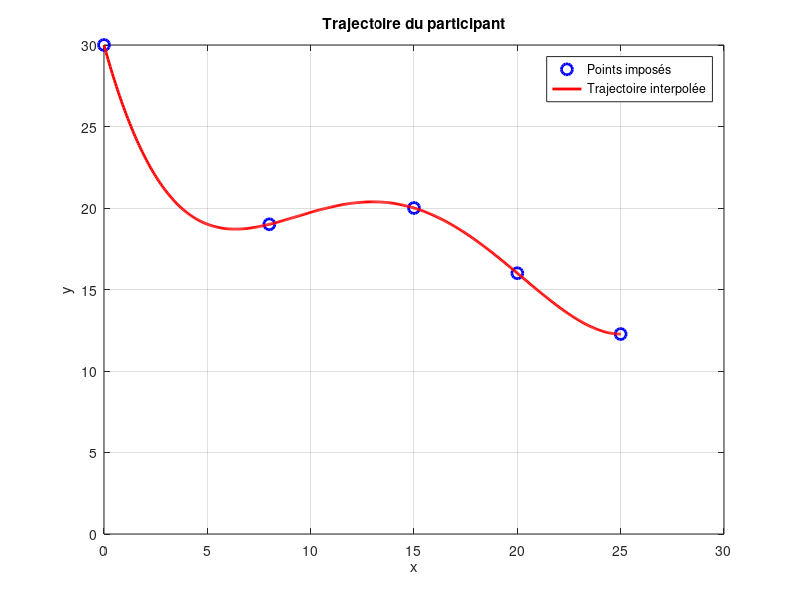
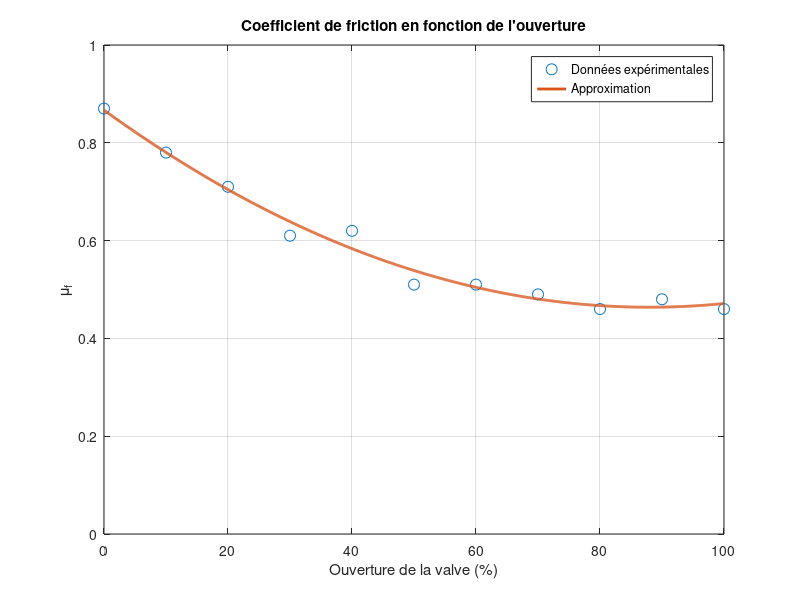
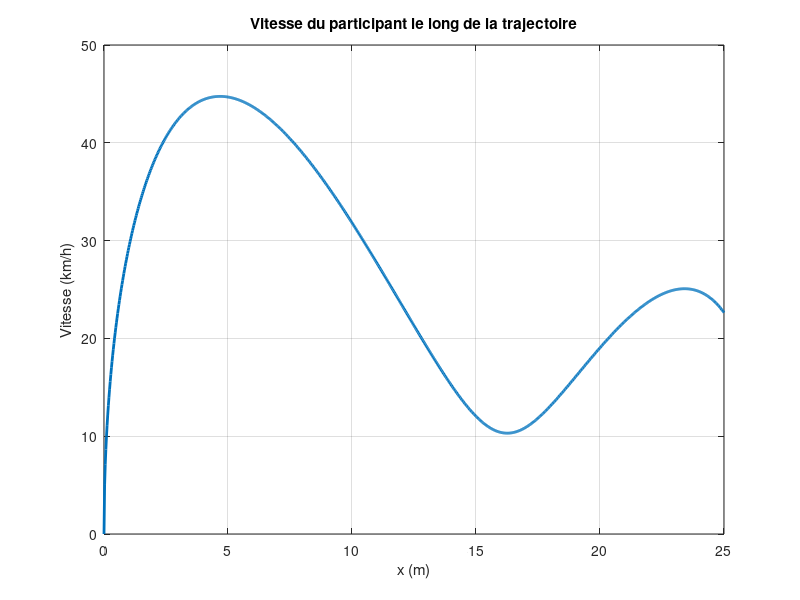
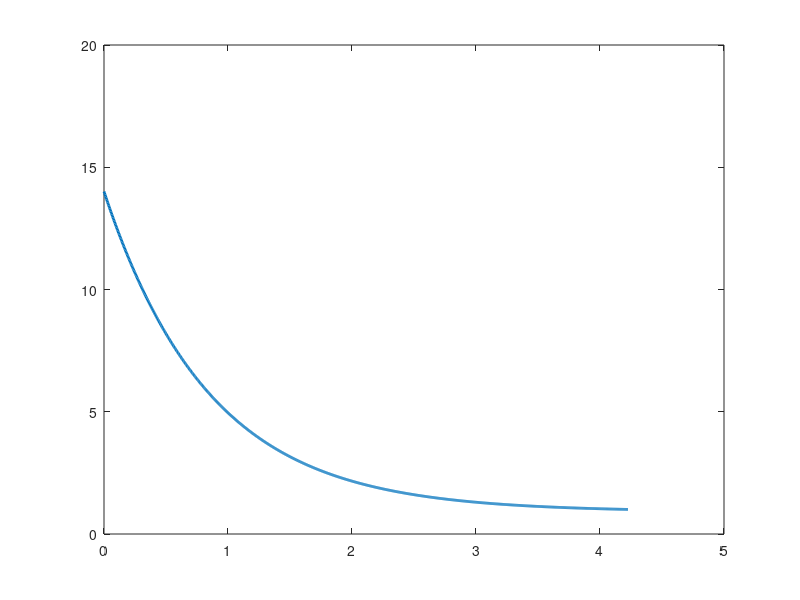

Write the MATLAB code that produced these figures, in order. (Note: this script raises an error after producing the figures.)
clc
clear
close all

%% Données

g = 9.81;

X = [0; 8; 15; 20; 25];

% Valeurs connues
Y_impose = [30; 19; 20; 16];

%% Matrice pour trouver le polynôme

phi1 = ones(size(X));
phi2 = X;
phi3 = X.^2;
phi4 = X.^3;
phi5 = X.^4;

M = [phi1 phi2 phi3 phi4 phi5];

Psi = M' * M;

%% Recherche de yf

y_test = linspace(10, 15, 1000);

best_y = 0;
min_deriv_abs = inf;

X_E = X(5);

for i = 1:length(y_test)

    % Valeur testée de yf
    Y = [Y_impose; y_test(i)];

    % Calcul des coefficients du polynôme
    Phi = M' * Y;
    A = inv(Psi) * Phi;

    % Dérivée du polynôme au point E
    deriv_E = A(2) ...
            + 2*A(3)*X_E ...
            + 3*A(4)*X_E^2 ...
            + 4*A(5)*X_E^3;

    % Recherche de la pente la plus proche de zéro
    if abs(deriv_E) < min_deriv_abs
        min_deriv_abs = abs(deriv_E);
        best_y = y_test(i);
    end

end

yf= best_y;
fprintf('yf (hauteur au point E) = %.4f m\n', best_y);

%% Interpolation finale

Y = [Y_impose; best_y];

Phi = M' * Y;

A = inv(Psi) * Phi;

a0 = A(1);
a1 = A(2);
a2 = A(3);
a3 = A(4);
a4 = A(5);

fprintf('\nPolynôme d''interpolation de la trajectoire :\n');
fprintf('y(x) = %.6f + %.6f*x + %.6f*x^2 + %.6f*x^3 + %.6f*x^4\n', ...
    a0, a1, a2, a3, a4);

%% Vérification de la dérivée au point E

deriv_E = a1 ...
        + 2*a2*X_E ...
        + 3*a3*X_E^2 ...
        + 4*a4*X_E^3;

fprintf('Pente au point E = %.6f\n', deriv_E);

%% Erreurs sur l'interpolation de la trajectoire

Y_calc = M * A;

% Erreur quadratique
Eq = (Y_calc - Y)' * (Y_calc - Y);

% Erreur RMS
err_rms = sqrt(mean((Y_calc - Y).^2));

% Coefficient R2
y_moy = mean(Y);

R2 = sum((Y_calc - y_moy).^2) / sum((Y - y_moy).^2);

fprintf('\nErreur quadratique E = %.4f\n', Eq);
fprintf('Erreur RMS = %.4f\n', err_rms);
fprintf('R2 = %.4f\n', R2);

%% Graphique

figure;

plot(X, Y, 'bo', 'MarkerSize', 8, 'LineWidth', 2);

hold on;

%% Trajectoire interpolée

XX = linspace(min(X), max(X), 500)';

FF = [ones(size(XX)), ...
      XX, ...
      XX.^2, ...
      XX.^3, ...
      XX.^4];

yy = FF * A;

plot(XX, yy, 'r-', 'LineWidth', 2);

grid on;

xlabel('x');
ylabel('y');

xlim([0 30]);
ylim([0 30]);

title('Trajectoire du participant');

legend('Points imposés', 'Trajectoire interpolée');

hold off;
%%  COEFFICIENT DE FRICTION
ouverture = [0 10 20 30 40 50 60 70 80 90 100];
mu = [0.87 0.78 0.71 0.61 0.62 0.51 0.51 0.49 0.46 0.48 0.46];
% On choisit un polynôme de degré 3
col1 = ones(length(ouverture), 1);
col2 = ouverture';
col3 = ouverture'.^2;
Cmu = [col1 col2 col3];
B = pinv(Cmu)*mu';

% Coefficients
b0 = B(1);
b1 = B(2);
b2 = B(3);

% Fonction du coefficient de friction
mu_calcule = b0 + b1*ouverture + b2*ouverture.^2;

% Erreur RMS
erreur = mu - mu_calcule;
N = length(mu);
erreur_RMS = sqrt(sum(erreur.^2)/N);

% Affichage
fprintf('-Debit eau\n');
fprintf('Polynôme de friction :\n');
fprintf('mu = %.6f + %.6f*u + %.8f*u^2\n',b0,b1,b2);
fprintf('Erreur RMS = %.6f\n',erreur_RMS);

% Graphique du lissage
u_plot = linspace(0,100,1000);
mu_plot = b0 + b1*u_plot + b2*u_plot.^2;

figure
plot(ouverture,mu,'o','MarkerSize',8);
hold on;
plot(u_plot,mu_plot,'LineWidth',2);
grid on;

xlabel('Ouverture de la valve (%)');
ylabel('\mu_f');
title('Coefficient de friction en fonction de l''ouverture');
legend('Données expérimentales','Approximation');
ylim([0 1])

% CHOIX DU COEFFICIENT DE FRICTION
v_min = 20/3.6;
v_max = 25/3.6;
yA = a0;

% mu correspondant à 20 km/h
mu_20 = (yA-yf-v_min^2/(2*g))/25;
mu_25 = (yA-yf-v_max^2/(2*g))/25;
mu_choisi = (mu_20 + mu_25)/2;

fprintf('Coefficient de friction choisi : %.4f\n',mu_choisi);

%  OUVERTURE DE LA VALVE
u = roots([b2 b1 b0-mu_choisi]);
ouverture_valve = u(u >= 0 & u <= 100);
fprintf('Ouverture de la valve = %.2f %%\n',ouverture_valve);

% VITESSE LE LONG DE LA TRAJECTOIRE
x_vitesse = linspace(0,25,1000);
H_x = a0 + a1*x_vitesse + a2*x_vitesse.^2 + a3*x_vitesse.^3 + a4*x_vitesse.^4;
v = sqrt(2*g*(yA - H_x - mu_choisi*x_vitesse));
v_kmh = v*3.6;

figure
plot(x_vitesse,v_kmh,'LineWidth',2);
grid on;

xlabel('x (m)');
ylabel('Vitesse (km/h)');
title('Vitesse du participant le long de la trajectoire');

%  VITESSE FINALE AU POINT E
vE = sqrt(2*g*(yA-yf-mu_choisi*25));

vE_kmh = vE*3.6;
fprintf('\nVitesse finale = %.2f km/h\n',vE_kmh);
% ERREUR SUR LA VITESSE CAUSÉE PAR L''ERREUR RMS

% mu de l'erreur RMS :
mu_plus = mu_choisi + erreur_RMS;
mu_moins = mu_choisi - erreur_RMS;

% Vitesses correspondantes
v_plus = sqrt(2*g*(yA-yf-mu_plus*25));
v_moins = sqrt(2*g*(yA-yf-mu_moins*25));

v_plus_kmh = v_plus*3.6;
v_moins_kmh = v_moins*3.6;

fprintf('Vitesse avec mu + RMS = %.2f km/h\n',v_plus_kmh);
fprintf('Vitesse avec mu - RMS = %.2f km/h\n',v_moins_kmh);

fprintf('Erreur sur la vitesse = +%.2f / -%.2f km/h\n\n', v_moins_kmh-vE_kmh, vE_kmh-v_plus_kmh);
%%  Requis pour design du ballon - mouse
% G1 - Ballon attrapé
mp = 80;
mb = 8;
vb = -1.0;
LT = 3;

vpb_apres = (mp*vE + mb*vb)/(mp+mb);
temps_G1 = LT/vpb_apres;
temps_min_minuterie = temps_G1 + 0.02;
% Affichage des résultats
fprintf('G1 - Ballon attrape\n');
fprintf('Vitesse du participant-ballon apres impact = %.2f km/h ou %.2f m/s\n',vpb_apres*3.6,vpb_apres);
fprintf('Temps pour quitter la trappe = %.3f s\n',temps_G1);
fprintf('La minuterie doit etre superieure a %.3f s\n\n',temps_min_minuterie);
% G2 - Ballon qui rebondit
e = 0.8;

difference = e*(vE-vb);
vp_apres = (mp*vE + mb*vb - mb*difference)/(mp+mb);
vb_apres = vp_apres + difference;
temps_G2 = LT/vp_apres;
temps_max_minuterie = temps_G2 - 0.02;

TempMinuterie = (temps_min_minuterie + temps_max_minuterie) / 2;

% Affichage des résultats
fprintf('G2 - Ballon qui rebondit\n');
fprintf('Vitesse du participant apres impact = %.2f km/h  ou %.2f m/s\n',vp_apres*3.6,vp_apres);
fprintf('Temps pour quitter la trappe = %.3f s\n',temps_G2);
fprintf('La minuterie doit etre inferieure a %.3f s\n\n',temps_max_minuterie);
fprintf('La minuterie est de %.3f s\n\n', TempMinuterie);
%% coussin - trampoline
m = mp + mb;
h0 = 5;
kc = 6000;
%resolution
a = kc/2;
b = -m*g;
c = -m*g*h0;
solutions = roots([a b c]);
dhc = solutions(solutions > 0);
% Affichage
fprintf('Deformation maximale du coussin = %.3f m\n\n',dhc);
%% Design bassin
b_eau = 47;     % coefficient hydrodynamique (kg/m)
kf = 0.95;      % facteur de flottabilité
h = 10;         % hauteur de chute (m)
ffin = 1.10;    % facteur de vitesse sécuritaire

% Vitesse limite dans l'eau (poids apparent = traînée : mp*g*(1-kf) = b*v^2)
v_lim = sqrt(mp*g*(1-kf)/b_eau);
fprintf('Vitesse limite = %.3f m/s\n',v_lim)
fprintf('Vitesse limite = %.3f km/h\n',v_lim*3.6)

% Vitesse à l'entrée dans l'eau
v0 = sqrt(2*g*h);
fprintf('Vitesse a l entree dans l eau = %.3f m/s\n',v0)

% Vitesse sécuritaire
v_securitaire = ffin*v_lim;
fprintf('Vitesse securitaire = %.3f m/s\n',v_securitaire)

% Profondeur sécuritaire (modèle linéarisé)
delta_z = (mp/(2*b_eau))*log((v0 - v_lim)/(v_securitaire - v_lim));
fprintf('Profondeur securitaire = %.3f m\n',delta_z)

% Vitesse le long de la profondeur
z_bassin = linspace(0,delta_z,1000);
v_bassin = v_lim + (v0 - v_lim)*exp(-(2*b_eau/mp)*z_bassin);

% Graphique
figure
plot(z_bassin,v_bassin,'LineWidth',2)
hold on
yline(v_lim,'--','Vitesse limite')
yline(v_securitaire,'--','Vitesse sécuritaire')
grid on12222
xlabel('Profondeur z (m)')
ylabel('Vitesse (m/s)')
title('Vitesse du participant dans le bassin')
legend('Vitesse','Vitesse limite','Vitesse sécuritaire')
%test 12-12
